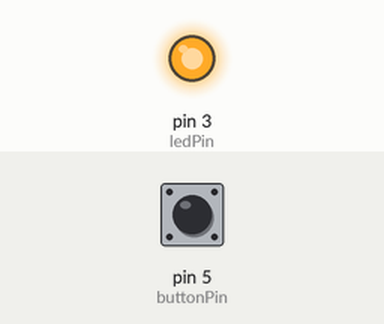
A sketch run on a simulated Arduino Uno, built with avr-gcc and run on an emulated ATmega328P. Shown: output pins drawn as LEDs (lit = HIGH). Inputs (shaded band) come from the test bench; at power-on: pin 5 (buttonPin) HIGH.

Above: at 1.2 s.
1.3 s: pin 5 (buttonPin) pulled LOW for 0.15 s
At 1.6 s:
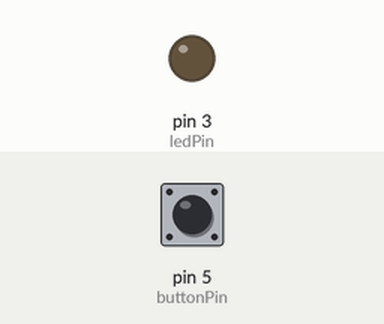
2.9 s: pin 5 (buttonPin) pulled LOW for 1 s
At 4.2 s:
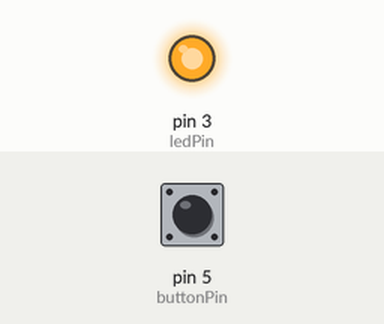
5.4 s: pin 5 (buttonPin) pulled LOW for 3.2 s
At 5.9 s:
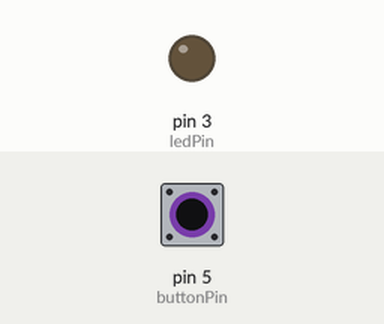
Timing chart, 0 to 8.4 s (numbered marks = the images above; inputs shaded):
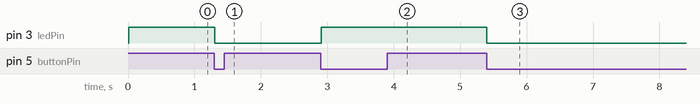

The sketch:

Blink_cclab.ino
```cpp
int ledPin = 3;

bool ledState = true;

int buttonPin = 5;
int debounceDelay = 10;


void setup() {
  // put your setup code here, to run once:
 Serial.begin(9600);
  pinMode(ledPin, OUTPUT);
  pinMode(buttonPin, INPUT_PULLUP);

}

void loop() {
  // put your main code here, to run repeatedly:
  int oldButtonState = 0;
  int newButtonState = 0;

    oldButtonState = digitalRead(buttonPin);
  delay(debounceDelay);
  newButtonState = digitalRead(buttonPin);

  if (oldButtonState != newButtonState) {
    if (newButtonState == LOW) {
      ledState = !ledState;
    }
    }

if (ledState) {
    digitalWrite(ledPin, HIGH);
  } else {
    digitalWrite(ledPin, LOW);
  }


}
```

Measured:
- after the input at 1.3 s, pin 3 (ledPin): HIGH → LOW at once
- after the input at 2.9 s, pin 3 (ledPin): LOW → HIGH at once
- after the input at 5.4 s, pin 3 (ledPin): HIGH → LOW at once
